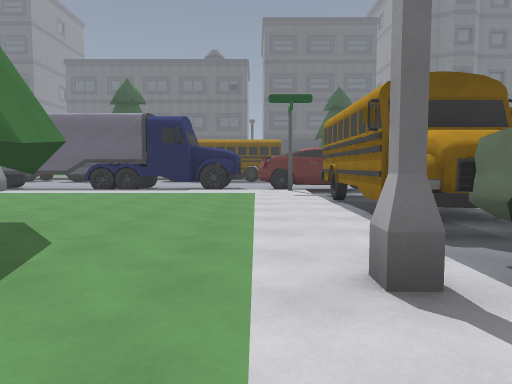
view 1 (above)

16 first-person views from a walk through a level from a Godot 3-D game. The camera is 1.4 m above the floor, tilts 4° down and sees 70° across. The floor is counted in squares, 2 m on a side. Each view is taken from the middle of a square. On the plan, view 1 faces up. The plan holds only what a view shows up to about 11 squares ahead; the rest is blank. The place goes on beyond the plan.

view 2
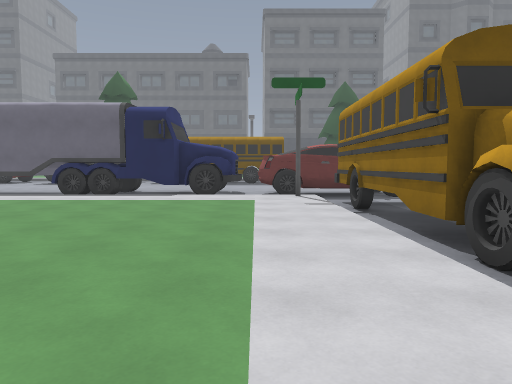

view 3
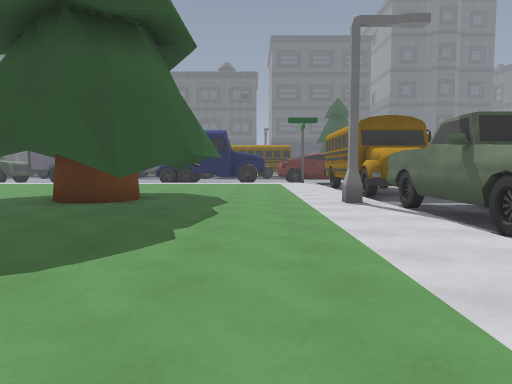

view 4
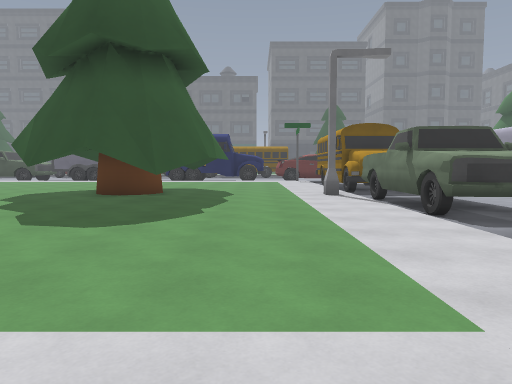

view 5
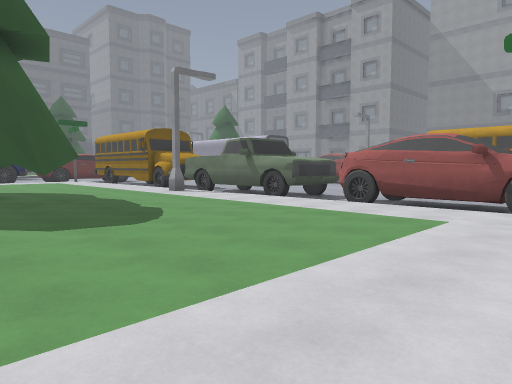

view 6
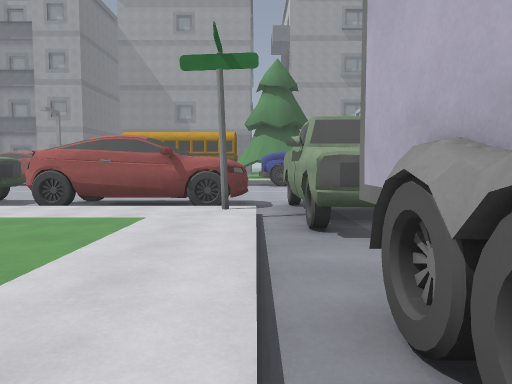

view 7
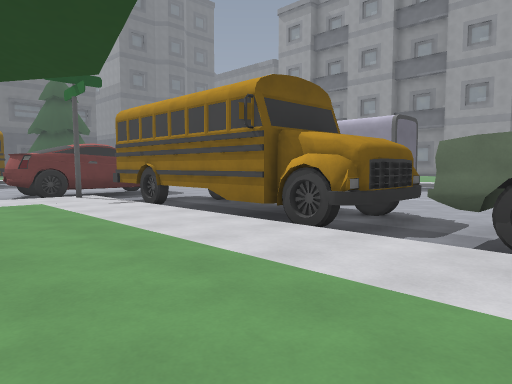

view 8
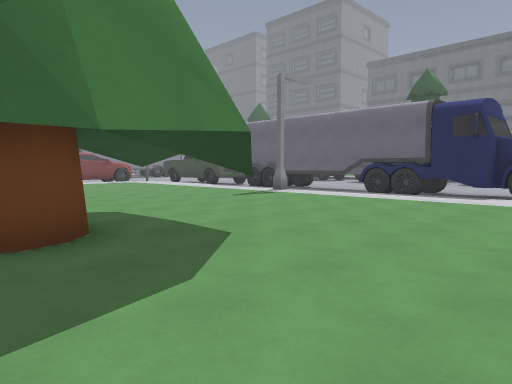

view 9
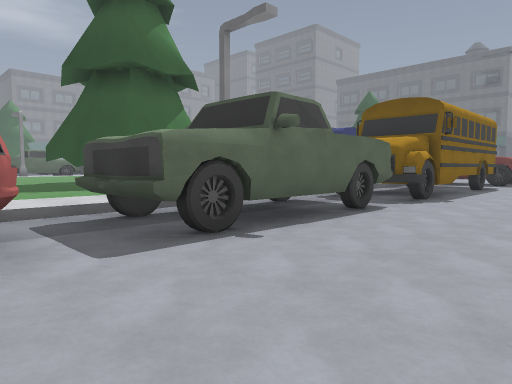

view 10
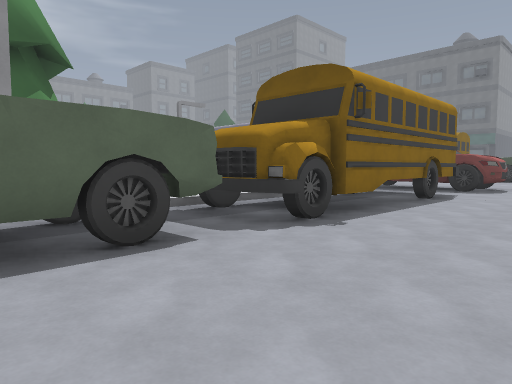

view 11
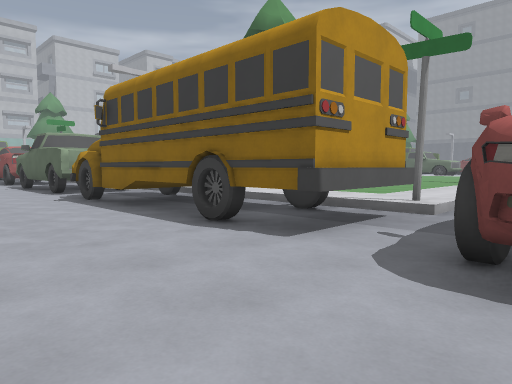

view 12
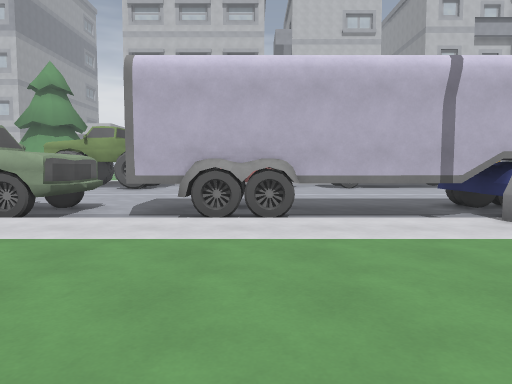

view 13
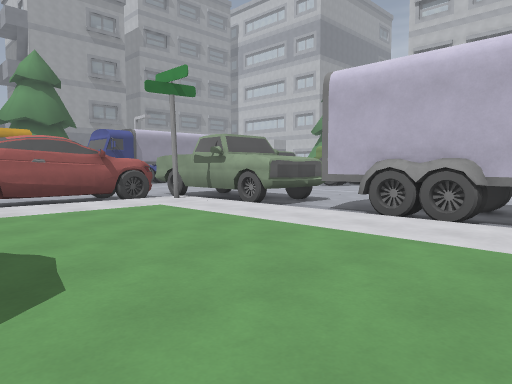

view 14
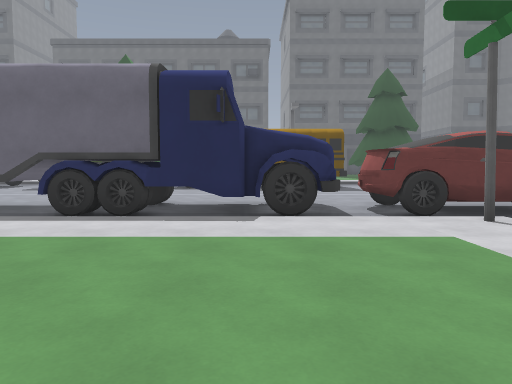

view 15
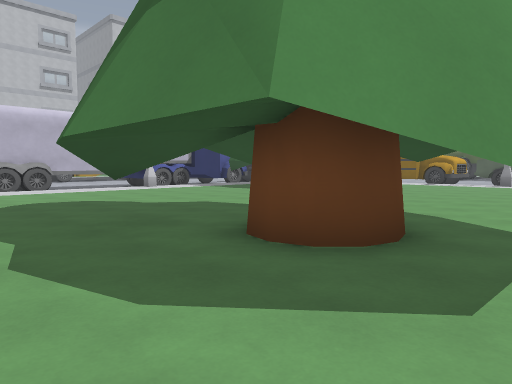

view 16
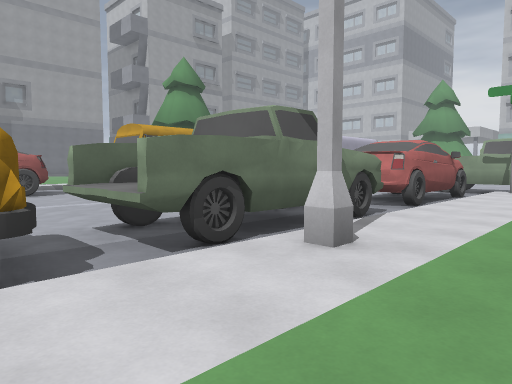

### Floor plan
Key: @ floor where view 1 was taken; # wall or solid block; x gap in a wall; . main floor; - floor 0.25 m lower than the main floor; / step, stairs or slope; S sign; B bus; T tree; R truck; H thing the floor can be seen under or through.
Columns run from 6 left of view 1 to 11 right of it. Each row starts with its distance up from view 1.
 15   --- --
 14   ### -#  #
 13 ######x####---
 12 -##-HH--------
 11 ///////SBBB---
 10 ........B B---
  9 ........B B--
  8 ........B B--
  7 ........BBB--
  6 ........BBB---
  5 TTTT....BBB---
  4 ........-B----
  3 .TT.....RRR-----
  2 .TT....#RRR------#
  1 T..T....RRR---
  0 .T....@.RRR---
 -1 ........RRR---
 -2 ........------
 -3 ........HHH---
 -4 ........H  -
 -5 ........H  -
 -6 .......SHHH-
 -7 ////////##---
 -8 #####-RRRRR--
 -9      -RR
-10  ##  ---
-11 --- ----
-12 --- ----
-13      ---

Positions as (right, up) in squares from view 1, and headings:
1: (0, 0), facing up
2: (0, 2), facing up
3: (-1, -5), facing up
4: (-1, -7), facing up
5: (-5, -7), facing up-right
6: (-5, -7), facing right
7: (-2, 2), facing up-right
8: (0, 2), facing up-left
9: (7, -3), facing up-left
10: (7, 1), facing up-left
11: (7, 13), facing down-left
12: (-4, -2), facing down
13: (-6, -2), facing down-right
14: (-2, 6), facing up
15: (-1, 5), facing down-left
16: (-1, 5), facing down-right
